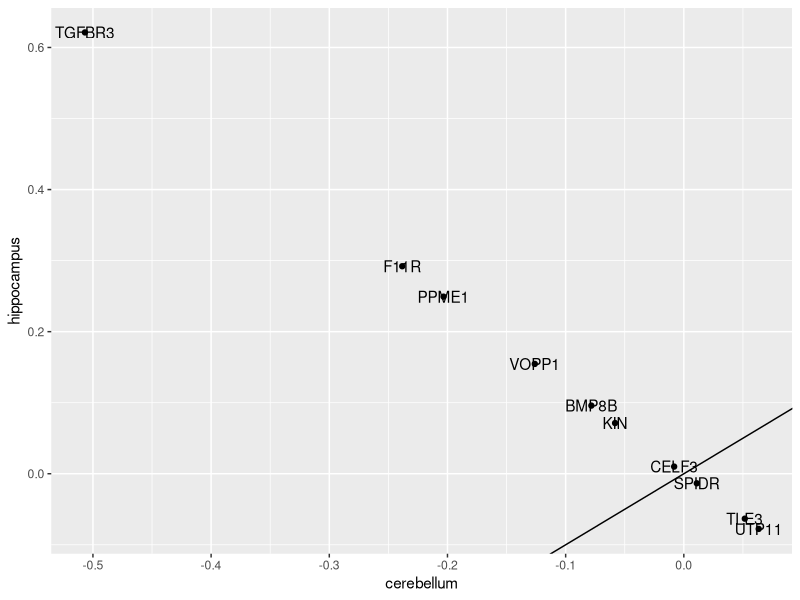

Recreate this plot in R.
library(dslabs)
library(caret)
library(tidyverse)
data("tissue_gene_expression")

set.seed(1993) #if using R 3.6 or later set.seed(1993, sample.kind="Rounding")
ind <- which(tissue_gene_expression$y %in% c("cerebellum", "hippocampus"))
y <- droplevels(tissue_gene_expression$y[ind])
x <- tissue_gene_expression$x[ind, ]
x <- x[, sample(ncol(x), 10)]

fit_lda <- train(x, y, method = "lda", preProcess = "center")
fit_lda$results["Accuracy"]


t(fit_lda$finalModel$means) %>% data.frame() %>%
  mutate(predictor_name = rownames(.)) %>%
  ggplot(aes(cerebellum, hippocampus, label = predictor_name)) +
  geom_point() +
  geom_text() +
  geom_abline()
